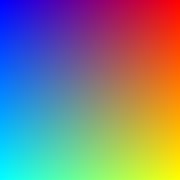
#> input picture camouflage/K-means/test-2.png, 180 x 180 px
$ python k-means.py
#> lines starting #> are read from the running program, lines starting #| are printed output that depends on the picture; long printed decimals are rounded
import numpy as np
from sklearn.cluster import KMeans
import imageio.v3 as imageio
import os
import numpy as np


class Pixel:
    def __init__(self, red, green, blue, cluster=-1, min_dist=float("inf")):
        self.red = red
        self.green = green
        self.blue = blue
        self.cluster = cluster
        self.min_dist = min_dist


def kmeans_clustering(pixels, k, epochs, total_pixels):
    # Initialising cluster with -1 as it does not belong to any cluster
    # Initialising min_dist with infinity as it will decrease with number of iterations
    for pixel in pixels:
        pixel.cluster = -1
        pixel.min_dist = float("inf")

    # Initialising clusters with random centroids amongst pixels
    centroids_indices = np.random.choice(total_pixels, k, replace=False)
    centroids = [pixels[i] for i in centroids_indices]

    # Calculate distance, update centroids and repeat for given epochs
    for e in range(epochs):
        # Assigning points to clusters by minimizing euclidean distance
        for i in range(total_pixels):
            for j in range(k):
                # Calculate distance of the point to the centroid
                distance = np.sqrt(
                    (pixels[i].red - centroids[j].red) ** 2
                    + (pixels[i].green - centroids[j].green) ** 2
                    + (pixels[i].blue - centroids[j].blue) ** 2
                )
                if distance < pixels[i].min_dist:
                    pixels[i].min_dist = distance
                    pixels[i].cluster = j

        # Computing new centroids (Heart of k-means i.e. updating centroids)
        # Calculating mean of points in a cluster
        num_pixels = [0.0] * k
        sum_red = [0.0] * k
        sum_green = [0.0] * k
        sum_blue = [0.0] * k

        for i in range(total_pixels):
            cluster = pixels[i].cluster
            num_pixels[cluster] += 1
            sum_red[cluster] += pixels[i].red
            sum_green[cluster] += pixels[i].green
            sum_blue[cluster] += pixels[i].blue

            # Reset distance to max
            pixels[i].min_dist = float("inf")

        # Computing the new centroids
        print(f"Epoch - {e + 1}")
        for i in range(k):
            if (
                num_pixels[i] == 0
            ):  # If no point is assigned to the cluster, assigning new random centroid
                centroids[i] = pixels[np.random.randint(total_pixels)]
            else:  # Else, calculate mean of the points in the cluster and assign them as new centroid
                centroids[i].red = sum_red[i] / num_pixels[i]
                centroids[i].green = sum_green[i] / num_pixels[i]
                centroids[i].blue = sum_blue[i] / num_pixels[i]
            print(
                f"Centroid - {i}: ({centroids[i].red}, {centroids[i].green}, {centroids[i].blue})"
            )
        print()

    # Storing Results
    cluster_count = [0] * k
    for pixel in pixels:
        cluster_count[pixel.cluster] += 1

    # Return cluster counts and pixels
    return cluster_count, pixels


def main():
    # Get the current directory
    current_dir = os.path.dirname(os.path.abspath(__file__))

    # Image to pixels
    imagename = input("Enter name of image: ")
#> the answer given: test-2.png
    image_path = os.path.join(current_dir, imagename)

    k = int(input("Enter number of clusters(k): "))
#> the answer given: 3
    epochs = int(input("Enter number of iterations(epochs): "))
#> the answer given: 3

    # Load image
    img = imageio.imread(image_path)
#> img is the input picture: shape (180, 180, 3); mean R, G, B 127.6, 127.6, 128.1
    height, width, _ = img.shape
#> height = 180; width = 180
    total_pixels = height * width
#> total_pixels = 32400

    # Storing pixels
    pixels = [Pixel(*img[i, j]) for i in range(height) for j in range(width)]
#> in __init__, `self.red = red`: self.red = 0
#> in __init__, `self.blue = blue`: self.blue = 254
#> pixels = 32400 items

    # Training the model
    cluster_count, pixels = kmeans_clustering(pixels, k, epochs, total_pixels)
#> in kmeans_clustering, `centroids = [pixels[i] for i in centroids_indices]`: centroids = 3 items
#> the loop in kmeans_clustering, `for e in range(epochs):` made 3 passes
#| Centroid - 0: (183.790, 129.910, 71.891)
#| Centroid - 1: (79.950, 156.082, 175.746)
#| Centroid - 2: (121.192, 115.235, 134.499)
#| Centroid - 0: (203.823, 133.075, 51.872)
#| Centroid - 1: (54.034, 154.645, 201.654)
#| Centroid - 2: (113.774, 72.338, 141.908)
#| Centroid - 0: (203.169, 141.535, 52.524)
#| Centroid - 1: (53.860, 162.940, 201.829)
#| Centroid - 2: (110.291, 60.737, 145.394)
#> after the loop in kmeans_clustering, `for pixel in pixels:`: cluster_count = [12786, 11095, 8519]
#> cluster_count = [12786, 11095, 8519]

    # Results
    print(f"Total pixels - {total_pixels}")
#| Total pixels - 32400
    print("Pixels in each cluster:-")
    for c, count in enumerate(cluster_count):
        print(f"Cluster-{c}: {count}")
#> this loop made 3 passes
#> count on passes 1 to 3: 12786, 11095, 8519
#| Cluster-0: 12786
#| Cluster-1: 11095
#| Cluster-2: 8519

    # Write pixel information to a text file
    with open(os.path.join(current_dir, "clusters.txt"), "w") as fp:
        for i, pixel in enumerate(pixels):
            fp.write(
                f"{i + 1} {pixel.red:.0f} {pixel.green:.0f} {pixel.blue:.0f} {pixel.cluster}\n"
            )

    # Pixels to Image
    for c in range(k):
        cluster_pixels = [
            pixels[i] for i in range(total_pixels) if pixels[i].cluster == c
        ]
        cluster_length = len(cluster_pixels)
        dim = int(np.ceil(np.sqrt(cluster_length)))  # Square root rounded up
        cluster_image = np.array(
            [[pixel.red, pixel.green, pixel.blue] for pixel in cluster_pixels],
            dtype=np.uint8,
        )
        cluster_image = np.pad(
            cluster_image, ((0, dim**2 - cluster_length), (0, 0)), mode="constant"
        )
        cluster_image = cluster_image.reshape(dim, dim, 3)
        imageio.imwrite(os.path.join(current_dir, f"cluster-{c}.png"), cluster_image)
#> this loop made 3 passes
#> (cluster_length, dim) on passes 1 to 3: (12786, 114), (11095, 106), (8519, 93)
#> pass 1, in main, `cluster_image = cluster_image.reshape(dim, dim, 3)`:
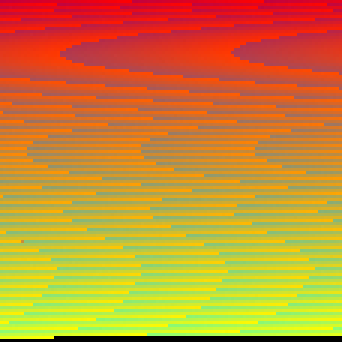
#> cluster_image: shape (114, 114, 3) (shown 3 times larger); mean of channels 0, 1, 2 199.9, 139.2, 51.7; drawn as R, G, B
#> pass 2, in main, `cluster_image = cluster_image.reshape(dim, dim, 3)`:
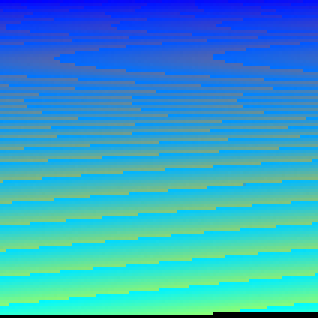
#> cluster_image: shape (106, 106, 3) (shown 3 times larger); mean of channels 0, 1, 2 53.2, 160.9, 199.3; drawn as R, G, B
#> pass 3, in main, `cluster_image = cluster_image.reshape(dim, dim, 3)`:
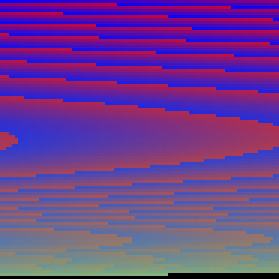
#> cluster_image: shape (93, 93, 3) (shown 3 times larger); mean of channels 0, 1, 2 108.6, 59.8, 143.2; drawn as R, G, B


if __name__ == "__main__":
    main()
